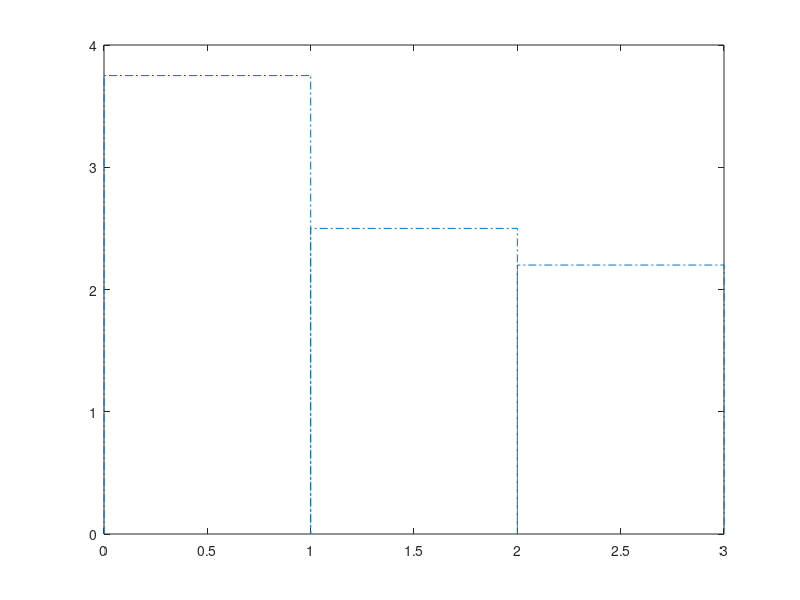

Write MATLAB code to recreate this figure. (Note: this script raises an error after producing the figure.)
% mifig21 -- Visualize Median Interpolation, D=2.
%
% A quadratic polynomials which match the medians of 3 neighboring 
% cells. The polynomial is used to impute the medians at the
% next finer scale.
% 
% The default is m1=0,m2=1,m3=1.3 is this figure, you can change
% to any values as you wish.
% 

scriptname = 'mifig21';

% Display Block Averages as Histogram Bars
%

dat = [3.75 2.5 2.2];
ord = [0 1 2];
t = [ord; ord; ord+1; ord+1 ]; t = t(:);
base = 0.;
w = [base + (dat-dat); dat; dat; base + (dat-dat) ]; w = w(:);
plot(t,w,'-.'); hold on;

[m21,m22,m23,a,b,c,rule] = QuadMedRef(dat(1),dat(2),dat(3));

% display polynomial
domain = 0:.01:3;
plot(domain, a+b*domain + c*domain.^2);

% display imputed value
impute = [m21,m22,m23];
ord = [1 1+1/3 1+2/3];
t = [ord; ord; ord+1/3; ord+1/3 ]; t = t(:);
base = 0.;
w = [base + (impute-impute); impute; impute; base + (impute-impute) ]; w = w(:);
plot(t,w);

title('Medians, Polynomial Fit, Medians Imputed to Finer Scale')

xstar = -b/(2*c); minimum = a+b*xstar+c*xstar^2;
plot([xstar, xstar], [0,minimum],'r--');

plot(xstar, 0, 'r.','MarkerSize',25);
text(xstar-.05,-.16,'x*')

RegisterPlot(scriptname, '{R}')

%
% Copyright (c) 1996.  David Donoho and Thomas P.Y. Yu
%
    
    
%   
% Part of WaveLab Version 802
% Built Sunday, October 3, 1999 8:52:27 AM
% This is Copyrighted Material
% For Copying permissions see COPYING.m
% Comments? e-mail wavelab@stat.stanford.edu
%   
    
